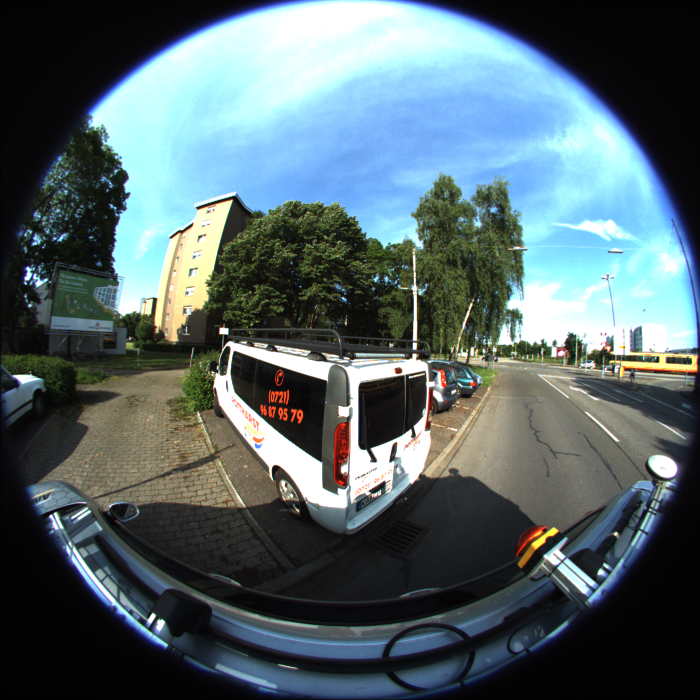
#> input picture seoyeon/panorama-view/data/03_80.png, 1400 x 1400 px (shown at 1/2 size)
$ python fisheye_undisort.py   (older library calls are emulated)
#> lines starting #> are read from the running program, lines starting #| are printed output that depends on the picture
import cv2
import numpy as np


# ~*~*~*~*~*~*~*~*~*~*~*~*~*~*~*~*~*~*~*~*~*~*~*~*~*~*~*~*~*~*~*~*~*~*~*~
# K = np.array((3,3))
# R = np.array((3,3))
# T = np.array((4,1))
#
# P = np.array([[0.9995185086, 0.0041276589, -0.0307524527, 0.7264036936],
#             [-0.0307926666, 0.0100608424, -0.9994751579, -0.1499658517],
#             [-0.0038160970, 0.9999408692, 0.0101830998, -1.0686400091]])
#
# K, R, T, _, _, _, _ = cv2.decomposeProjectionMatrix(P)
#
# print(K)
# print(R)
# print(T)

# ~*~*~*~*~*~*~*~*~*~*~*~*~*~*~*~*~*~*~*~*~*~*~*~*~*~*~*~*~*~*~*~*~*~*~*~
def undistortMap(img_path):
#> called with img_path = 'data/03_80.png'
    img = cv2.imread(img_path)
#> img is the input picture: shape (1400, 1400, 3); mean B, G, R 106.4, 102.2, 85.8
    h,w = img.shape[:2]
#> h = 1400; w = 1400
    map1, map2 = cv2.fisheye.initUndistortRectifyMap(K, D, np.eye(3), K, DIM, cv2.CV_16SC2)
    undistorted_img = cv2.remap(img, map1, map2, interpolation=cv2.INTER_LINEAR, borderMode=cv2.BORDER_CONSTANT)
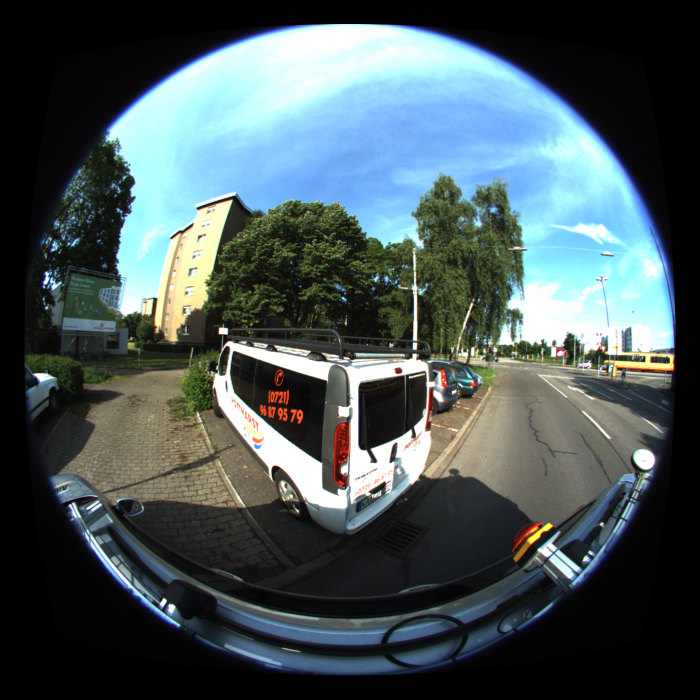
#> undistorted_img: shape (1400, 1400, 3) (shown at 1/2 size); mean B, G, R 89.7, 87.2, 73.7
    cv2.imwrite('./result/03_80_map.png', undistorted_img)
    # cv2.imshow("undistorted", undistorted_img)
    # cv2.waitKey(0)
    # cv2.destroyAllWindows()

def undisort(img_path):
#> called with img_path = 'data/03_80.png'
    img = cv2.imread(img_path)
    undistorted_img = cv2.fisheye.undistortImage(img, K, D, None, Knew)
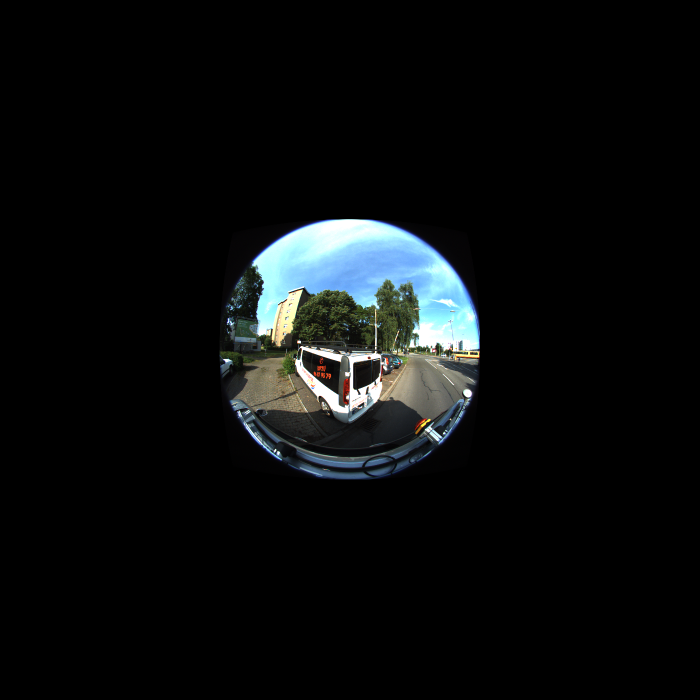
#> undistorted_img: shape (1400, 1400, 3) (shown at 1/2 size); mean B, G, R 14.4, 13.9, 11.8
    cv2.imwrite('./result/03_80_ud.png', undistorted_img)

def undistort_image(img_path, balance=0.0, dim2=None, dim3=None):
#> called with img_path = 'data/03_80.png', balance = 0
    img = cv2.imread(img_path)
    dim1 = img.shape[:2][::-1]  #dim1 is the dimension of input image to un-distort
#> dim1 = (1400, 1400)
    if not dim2:
        dim2 = dim1
#> dim2 = (1400, 1400)
    if not dim3:
        dim3 = dim1
#> dim3 = (1400, 1400)
    scaled_K = K * dim1[0] / DIM[0]  # The values of K is to scale with image dimension.
    scaled_K[2][2] = 1.0  # Except that K[2][2] is always 1.0
    # This is how scaled_K, dim2 and balance are used to determine the final K used to un-distort image. OpenCV document failed to make this clear!
    new_K = cv2.fisheye.estimateNewCameraMatrixForUndistortRectify(scaled_K, D, dim2, np.eye(3), balance=balance)
    map1, map2 = cv2.fisheye.initUndistortRectifyMap(scaled_K, D, np.eye(3), new_K, dim3, cv2.CV_16SC2)
    undistorted_img = cv2.remap(img, map1, map2, interpolation=cv2.INTER_LINEAR, borderMode=cv2.BORDER_CONSTANT)
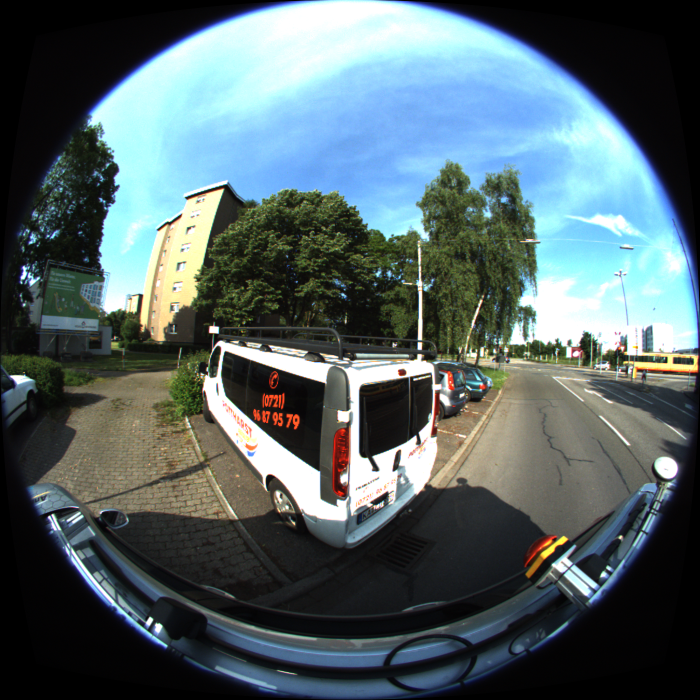
#> undistorted_img: shape (1400, 1400, 3) (shown at 1/2 size); mean B, G, R 103.6, 100.6, 85.1
    cv2.imwrite('./result/03_80_other.png', undistorted_img)

DIM = (1400, 1400)

# [15 lines of commented-out code are left out]

K = np.array([[1.4854388981875156e+03, 0., 6.9888316784030962e+02],
              [0., 1.4849477411748708e+03, 6.9814541887723055e+02],
              [0., 0., 1.]])

D = np.array([4.9370396274089505e-02, 4.5068455478645308e+00,
              1.3477698472982495e-03, -7.0340482615055284e-04])

Knew = K.copy()
Knew[:2, :2] = 0.4 * Knew[:2, :2]

input = 'data/03_80.png'
output = './result/03_80.png'
undistortMap(input)
undisort(input)
undistort_image(input)

$ run again, with seoyeon/panorama-view/data/02_80.png copied over seoyeon/panorama-view/data/03_80.png
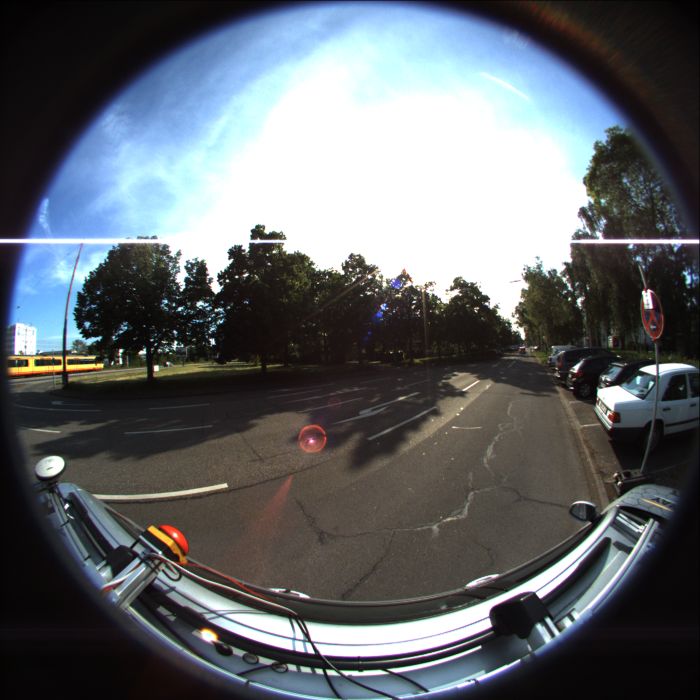
#> input picture seoyeon/panorama-view/data/02_80.png, 1400 x 1400 px (shown at 1/2 size)
#> in undistortMap, img is the input picture: shape (1400, 1400, 3); mean B, G, R 105.7, 101.3, 96.8
#> in undisort, `undistorted_img = cv2.fisheye.undistortImage(img, K, D, None, Knew)`:
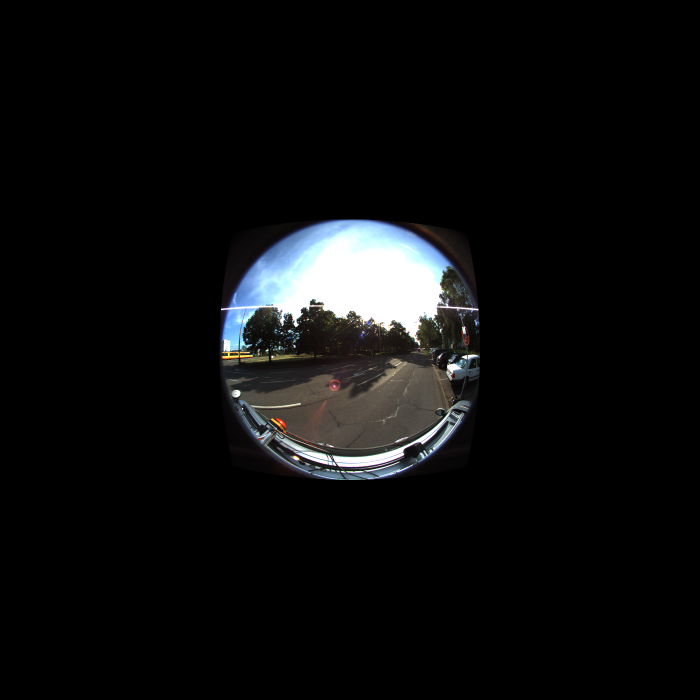
#> undistorted_img: shape (1400, 1400, 3) (shown at 1/2 size); mean B, G, R 14.2, 13.8, 13.3
#> in undistort_image, `undistorted_img = cv2.remap(img, map1, map2, interpolation=cv2.INTER_L..`:
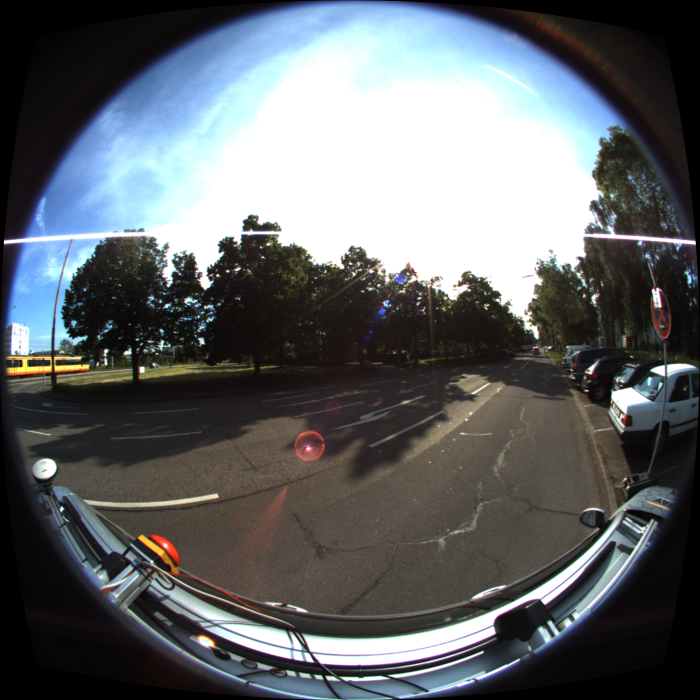
#> undistorted_img: shape (1400, 1400, 3) (shown at 1/2 size); mean B, G, R 102.5, 99.5, 96

$ run again, with seoyeon/panorama-view/data/00_80.png copied over seoyeon/panorama-view/data/03_80.png
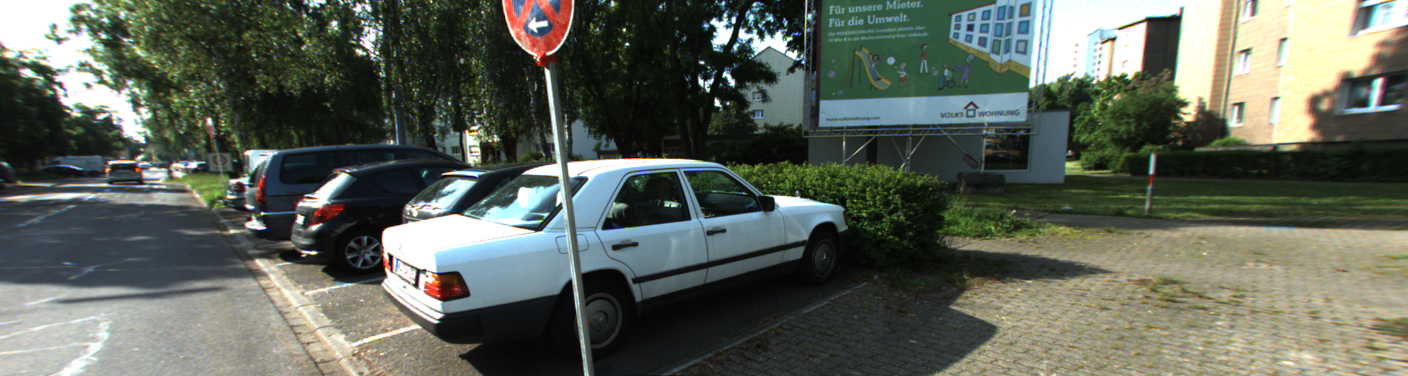
#> input picture seoyeon/panorama-view/data/00_80.png, 1408 x 376 px
#> in undistortMap, img is the input picture: shape (376, 1408, 3); mean B, G, R 89.9, 100.4, 94.2
#> in undistortMap, `undistorted_img = cv2.remap(img, map1, map2, interpolation=cv2.INTER_L..`:
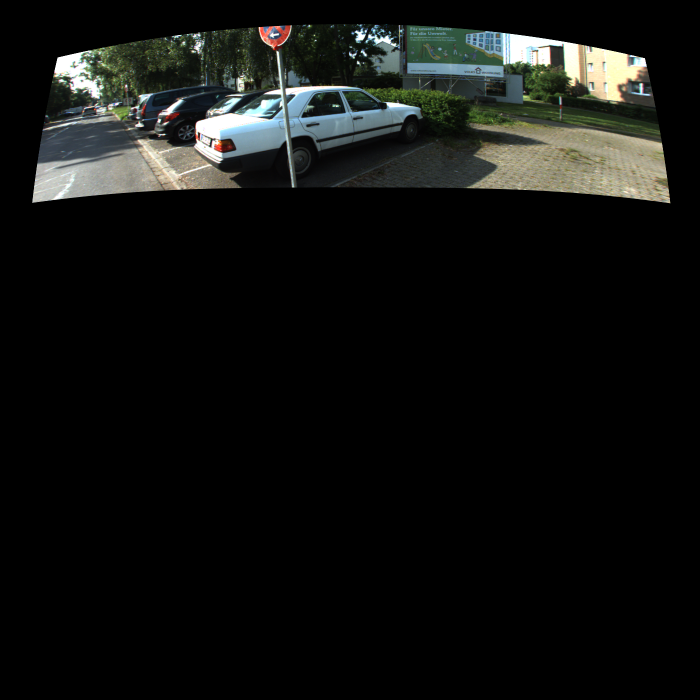
#> undistorted_img: shape (1400, 1400, 3) (shown at 1/2 size); mean B, G, R 17, 18.9, 17.6
#> in undistort_image, `undistorted_img = cv2.remap(img, map1, map2, interpolation=cv2.INTER_L..`:
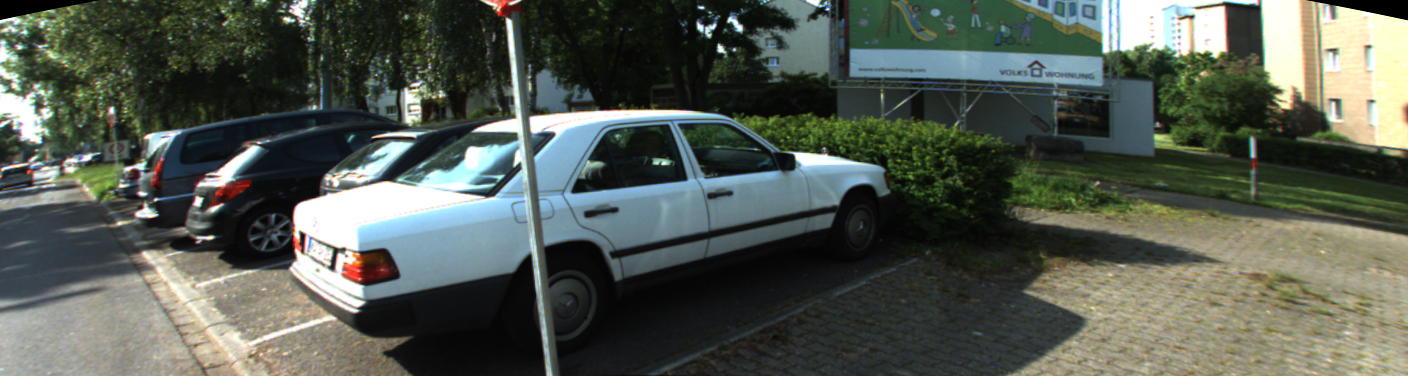
#> undistorted_img: shape (376, 1408, 3); mean B, G, R 81.7, 91.2, 84.3

$ run again, with seoyeon/panorama-view/data/01_80.png copied over seoyeon/panorama-view/data/03_80.png
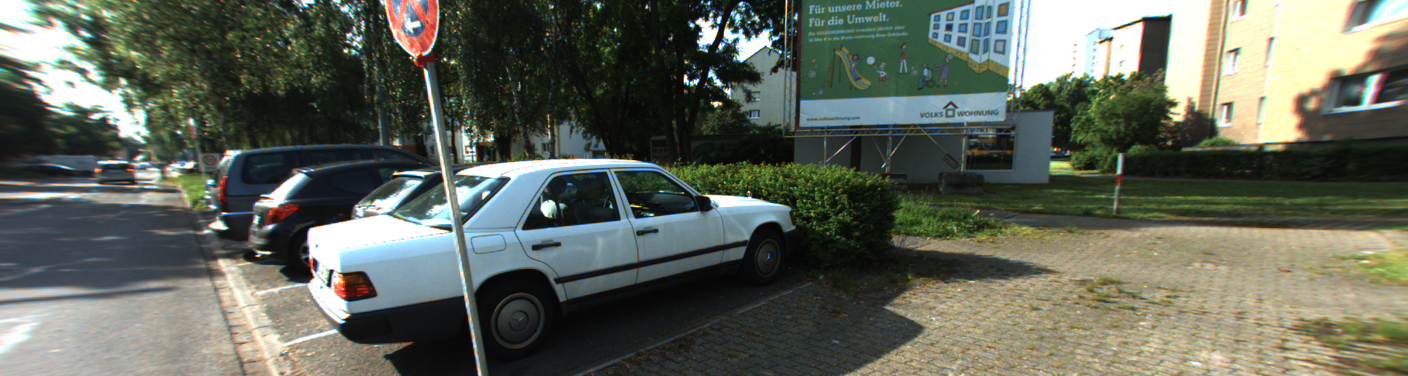
#> input picture seoyeon/panorama-view/data/01_80.png, 1408 x 376 px
#> in undistortMap, img is the input picture: shape (376, 1408, 3); mean B, G, R 90.1, 102.1, 96.5
#> in undistortMap, `undistorted_img = cv2.remap(img, map1, map2, interpolation=cv2.INTER_L..`:
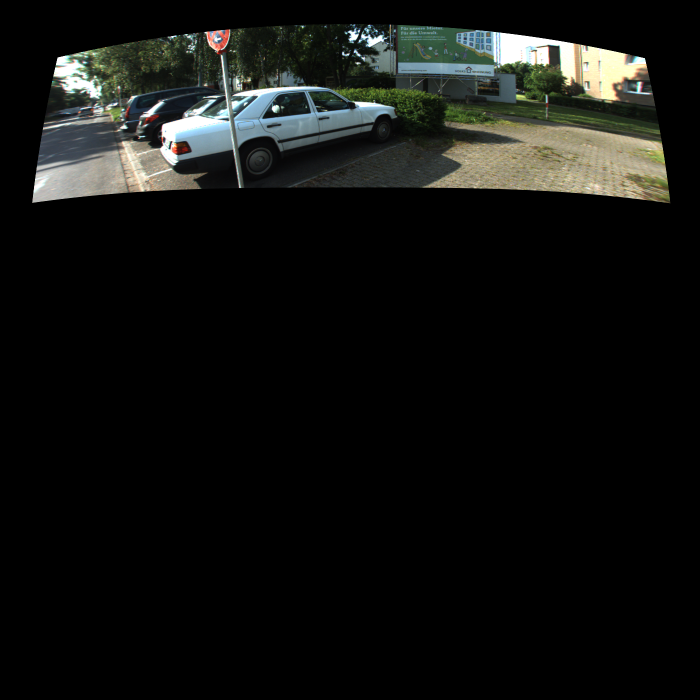
#> undistorted_img: shape (1400, 1400, 3) (shown at 1/2 size); mean B, G, R 17, 19.1, 18
#> in undistort_image, `undistorted_img = cv2.remap(img, map1, map2, interpolation=cv2.INTER_L..`:
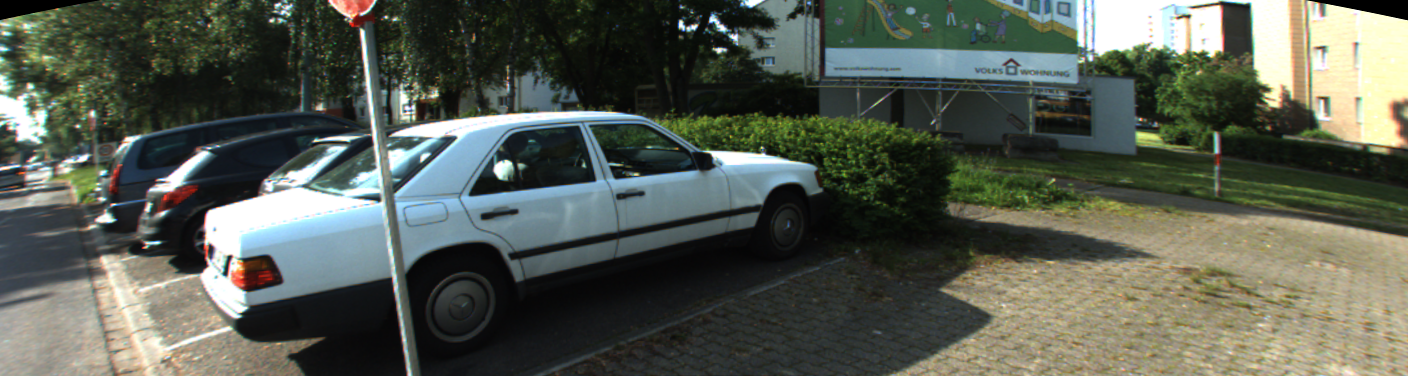
#> undistorted_img: shape (376, 1408, 3); mean B, G, R 82.3, 93.2, 87.3
